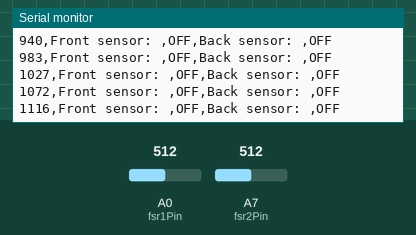
Bench run of a sketch on a simulated Arduino Nano, built with avr-gcc and run on an emulated ATmega328P. Parts: the last lines printed to the serial monitor. The test bench sets the inputs (shaded band); at power-on: A0 (fsr1Pin) = 512, A7 (fsr2Pin) = 512.

Above: at 1.2 s.
1.3 s: A0 (fsr1Pin) set to 783
At 1.34 s:
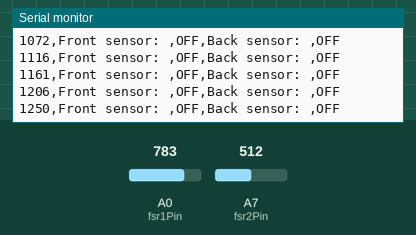
4.3 s: A0 (fsr1Pin) set to 811
At 4.42 s:
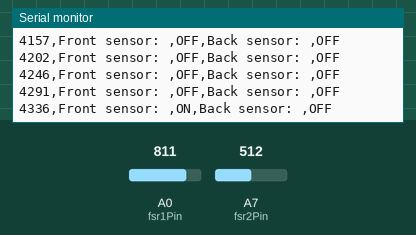
5.9 s: A7 (fsr2Pin) set to 783
At 5.91 s:
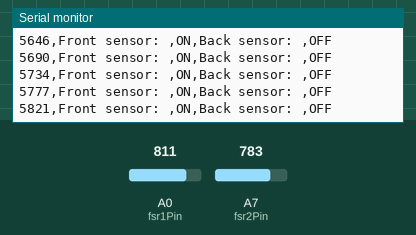
7.4 s: A7 (fsr2Pin) set to 810
At 7.53 s:
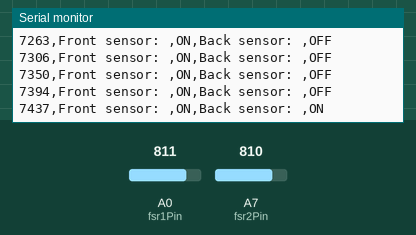

Measured:
- the behaviour switches between 793 and 794 on A0 (fsr1Pin) (found by bisection; images 1 and 2)
- the behaviour switches between 793 and 794 on A7 (fsr2Pin) (found by bisection; images 3 and 4)

The sketch:

sketch_jun16b.ino
```cpp
const int fsr1Pin = A0;
const int fsr2Pin = A7;
const float R_fixed = 22000.0;
const float Vcc = 3.3;

float computeForce(int raw) {
  float V_fsr = raw * (Vcc / 1023.0);
  if (V_fsr < 0.001) return 0;  // safer than == 0
  float R_fsr = (Vcc - V_fsr) / V_fsr * R_fixed;
  float C = 2.58e4;
  float n = 1.16;
  float force = C * pow(R_fsr, -n);
  if (force < 0.2) force = 0;
  if (force > 20.0) force = 20.0;
  return force;
}

void setup() {
  Serial.begin(9600);
  Serial.println("timestamp_ms,force1_N,status1,force2_N,status2");
}

void loop() {
  int raw1 = analogRead(fsr1Pin);
  int raw2 = analogRead(fsr2Pin);
  float force1 = computeForce(raw1);
  float force2 = computeForce(raw2);

  String status1 = (force1 > 1) ? "ON" : "OFF";
  String status2 = (force2 > 1) ? "ON" : "OFF";

  unsigned long now = millis();

  Serial.print(now);
  Serial.print(",");

  Serial.print("Front sensor: ");
  //Serial.print(force1, 3);
  Serial.print(",");
  Serial.print(status1);
  Serial.print(",");

  Serial.print("Back sensor: ");
  //Serial.print(force2, 3);
  Serial.print(",");
  Serial.println(status2);

 // delay(100);  // Delay
}
```
